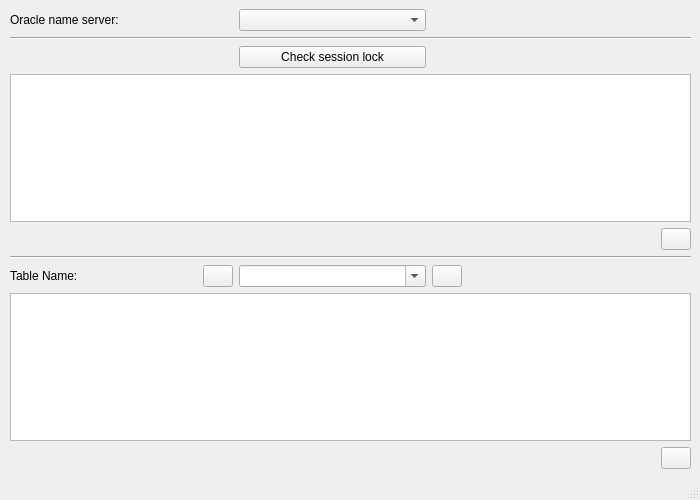
<?xml version="1.0" encoding="UTF-8"?>
<ui version="4.0">
 <class>oracle_locks_window</class>
 <widget class="QMainWindow" name="oracle_locks_window">
  <property name="geometry">
   <rect>
    <x>0</x>
    <y>0</y>
    <width>700</width>
    <height>500</height>
   </rect>
  </property>
  <property name="windowTitle">
   <string>Oracle locks</string>
  </property>
  <property name="windowIcon">
   <iconset resource="resource.qrc">
    <normaloff>:/icons/icons/MGrep.ico</normaloff>:/icons/icons/MGrep.ico</iconset>
  </property>
  <widget class="QWidget" name="centralwidget">
   <property name="sizePolicy">
    <sizepolicy hsizetype="Expanding" vsizetype="Expanding">
     <horstretch>0</horstretch>
     <verstretch>0</verstretch>
    </sizepolicy>
   </property>
   <layout class="QGridLayout" name="gridLayout">
    <property name="leftMargin">
     <number>10</number>
    </property>
    <item row="4" column="2">
     <widget class="QComboBox" name="e_server_name"/>
    </item>
    <item row="15" column="5">
     <widget class="QPushButton" name="b_kill_session_lock">
      <property name="maximumSize">
       <size>
        <width>30</width>
        <height>30</height>
       </size>
      </property>
      <property name="toolTip">
       <string>Kill selected session</string>
      </property>
      <property name="statusTip">
       <string/>
      </property>
      <property name="whatsThis">
       <string/>
      </property>
      <property name="text">
       <string/>
      </property>
      <property name="icon">
       <iconset resource="resource.qrc">
        <normaloff>:/icons/icons/kill.gif</normaloff>:/icons/icons/kill.gif</iconset>
      </property>
     </widget>
    </item>
    <item row="20" column="5">
     <widget class="QPushButton" name="b_kill_table_lock">
      <property name="maximumSize">
       <size>
        <width>30</width>
        <height>30</height>
       </size>
      </property>
      <property name="toolTip">
       <string>Kill selected session</string>
      </property>
      <property name="text">
       <string/>
      </property>
      <property name="icon">
       <iconset resource="resource.qrc">
        <normaloff>:/icons/icons/kill.gif</normaloff>:/icons/icons/kill.gif</iconset>
      </property>
     </widget>
    </item>
    <item row="4" column="0">
     <widget class="QLabel" name="l_server_name">
      <property name="text">
       <string>Oracle name server:</string>
      </property>
      <property name="buddy">
       <cstring>e_server_name</cstring>
      </property>
     </widget>
    </item>
    <item row="13" column="0" colspan="6">
     <widget class="QTableView" name="o_lst1">
      <property name="minimumSize">
       <size>
        <width>0</width>
        <height>0</height>
       </size>
      </property>
      <property name="editTriggers">
       <set>QAbstractItemView::NoEditTriggers</set>
      </property>
      <property name="alternatingRowColors">
       <bool>true</bool>
      </property>
      <property name="selectionBehavior">
       <enum>QAbstractItemView::SelectRows</enum>
      </property>
      <property name="sortingEnabled">
       <bool>true</bool>
      </property>
     </widget>
    </item>
    <item row="5" column="0" colspan="6">
     <widget class="Line" name="line_1">
      <property name="orientation">
       <enum>Qt::Horizontal</enum>
      </property>
     </widget>
    </item>
    <item row="18" column="0">
     <widget class="QLabel" name="l_table_name">
      <property name="text">
       <string>Table Name:</string>
      </property>
      <property name="buddy">
       <cstring>e_table_name</cstring>
      </property>
     </widget>
    </item>
    <item row="18" column="2">
     <widget class="QComboBox" name="e_table_name">
      <property name="editable">
       <bool>true</bool>
      </property>
     </widget>
    </item>
    <item row="16" column="0" colspan="6">
     <widget class="Line" name="line_2">
      <property name="orientation">
       <enum>Qt::Horizontal</enum>
      </property>
     </widget>
    </item>
    <item row="19" column="0" colspan="6">
     <widget class="QTableView" name="o_lst2">
      <property name="editTriggers">
       <set>QAbstractItemView::NoEditTriggers</set>
      </property>
      <property name="selectionBehavior">
       <enum>QAbstractItemView::SelectRows</enum>
      </property>
      <property name="sortingEnabled">
       <bool>true</bool>
      </property>
     </widget>
    </item>
    <item row="18" column="3">
     <widget class="QPushButton" name="b_table_lock">
      <property name="maximumSize">
       <size>
        <width>30</width>
        <height>30</height>
       </size>
      </property>
      <property name="toolTip">
       <string>Search lock table</string>
      </property>
      <property name="text">
       <string/>
      </property>
      <property name="icon">
       <iconset resource="resource.qrc">
        <normaloff>:/icons/icons/go.gif</normaloff>:/icons/icons/go.gif</iconset>
      </property>
     </widget>
    </item>
    <item row="7" column="2">
     <widget class="QPushButton" name="b_session_lock">
      <property name="text">
       <string>Check session lock</string>
      </property>
      <property name="icon">
       <iconset resource="resource.qrc">
        <normaloff>:/icons/icons/go.gif</normaloff>:/icons/icons/go.gif</iconset>
      </property>
     </widget>
    </item>
    <item row="18" column="1">
     <widget class="QPushButton" name="b_load_list_table">
      <property name="maximumSize">
       <size>
        <width>30</width>
        <height>30</height>
       </size>
      </property>
      <property name="toolTip">
       <string>Load into combo box the list of tables</string>
      </property>
      <property name="text">
       <string/>
      </property>
      <property name="icon">
       <iconset resource="resource.qrc">
        <normaloff>:/icons/icons/table.gif</normaloff>:/icons/icons/table.gif</iconset>
      </property>
     </widget>
    </item>
   </layout>
  </widget>
  <widget class="QStatusBar" name="statusbar"/>
 </widget>
 <tabstops>
  <tabstop>e_server_name</tabstop>
  <tabstop>b_session_lock</tabstop>
  <tabstop>o_lst1</tabstop>
  <tabstop>b_kill_session_lock</tabstop>
  <tabstop>b_load_list_table</tabstop>
  <tabstop>e_table_name</tabstop>
  <tabstop>b_table_lock</tabstop>
  <tabstop>o_lst2</tabstop>
  <tabstop>b_kill_table_lock</tabstop>
 </tabstops>
 <resources>
  <include location="resource.qrc"/>
 </resources>
 <connections>
  <connection>
   <sender>b_session_lock</sender>
   <signal>clicked()</signal>
   <receiver>oracle_locks_window</receiver>
   <slot>slot_search_session_lock()</slot>
   <hints>
    <hint type="sourcelabel">
     <x>342</x>
     <y>78</y>
    </hint>
    <hint type="destinationlabel">
     <x>268</x>
     <y>56</y>
    </hint>
   </hints>
  </connection>
  <connection>
   <sender>b_kill_session_lock</sender>
   <signal>clicked()</signal>
   <receiver>oracle_locks_window</receiver>
   <slot>slot_kill_session_lock()</slot>
   <hints>
    <hint type="sourcelabel">
     <x>688</x>
     <y>247</y>
    </hint>
    <hint type="destinationlabel">
     <x>467</x>
     <y>59</y>
    </hint>
   </hints>
  </connection>
  <connection>
   <sender>b_table_lock</sender>
   <signal>clicked()</signal>
   <receiver>oracle_locks_window</receiver>
   <slot>slot_search_table_lock()</slot>
   <hints>
    <hint type="sourcelabel">
     <x>459</x>
     <y>293</y>
    </hint>
    <hint type="destinationlabel">
     <x>607</x>
     <y>598</y>
    </hint>
   </hints>
  </connection>
  <connection>
   <sender>b_kill_table_lock</sender>
   <signal>clicked()</signal>
   <receiver>oracle_locks_window</receiver>
   <slot>slot_kill_table_lock()</slot>
   <hints>
    <hint type="sourcelabel">
     <x>688</x>
     <y>463</y>
    </hint>
    <hint type="destinationlabel">
     <x>691</x>
     <y>287</y>
    </hint>
   </hints>
  </connection>
  <connection>
   <sender>b_load_list_table</sender>
   <signal>clicked()</signal>
   <receiver>oracle_locks_window</receiver>
   <slot>slot_load_table_list()</slot>
   <hints>
    <hint type="sourcelabel">
     <x>213</x>
     <y>277</y>
    </hint>
    <hint type="destinationlabel">
     <x>220</x>
     <y>451</y>
    </hint>
   </hints>
  </connection>
 </connections>
 <slots>
  <slot>slot_search_session_lock()</slot>
  <slot>slot_kill_session_lock()</slot>
  <slot>slot_load_table_list()</slot>
  <slot>slot_search_table_lock()</slot>
  <slot>slot_kill_table_lock()</slot>
 </slots>
</ui>
